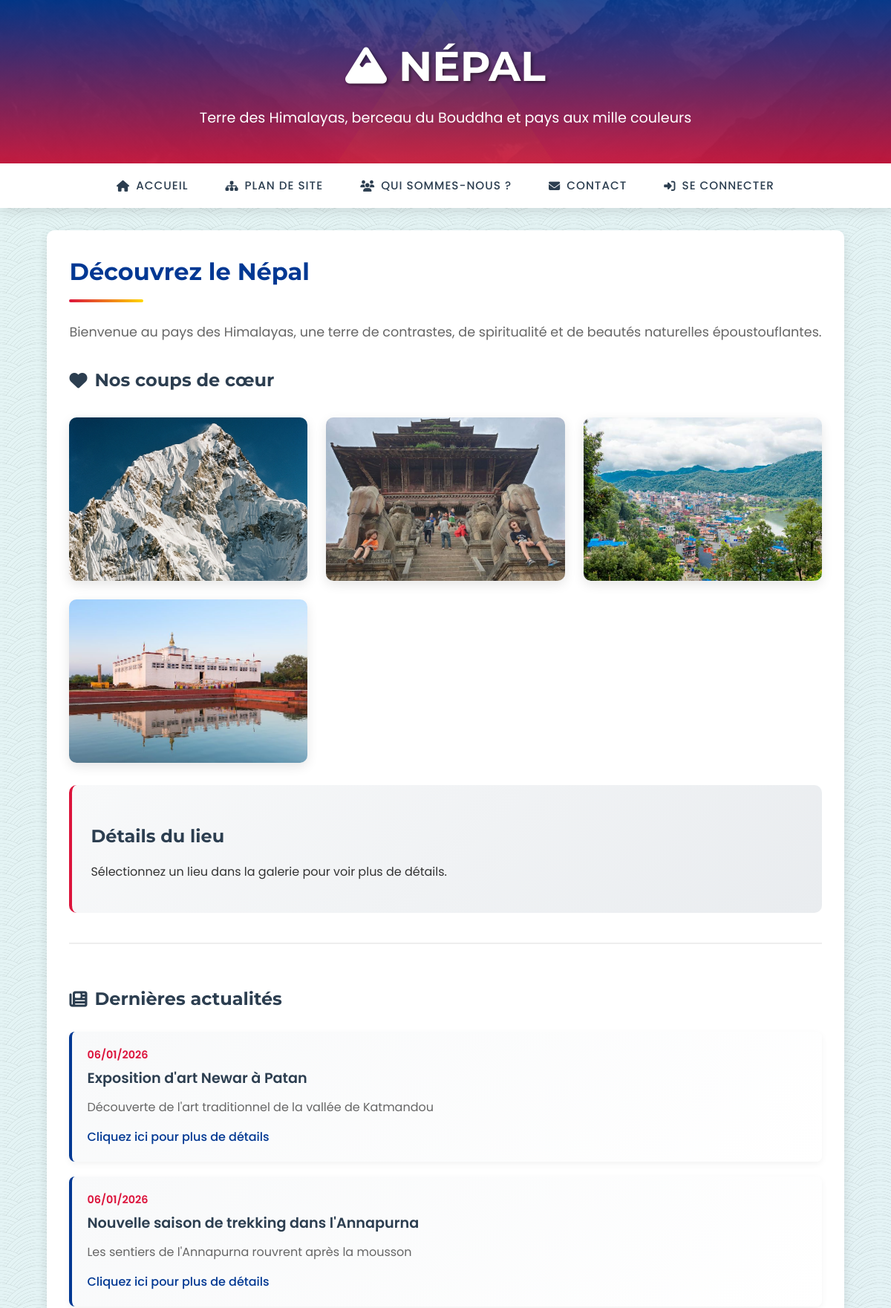
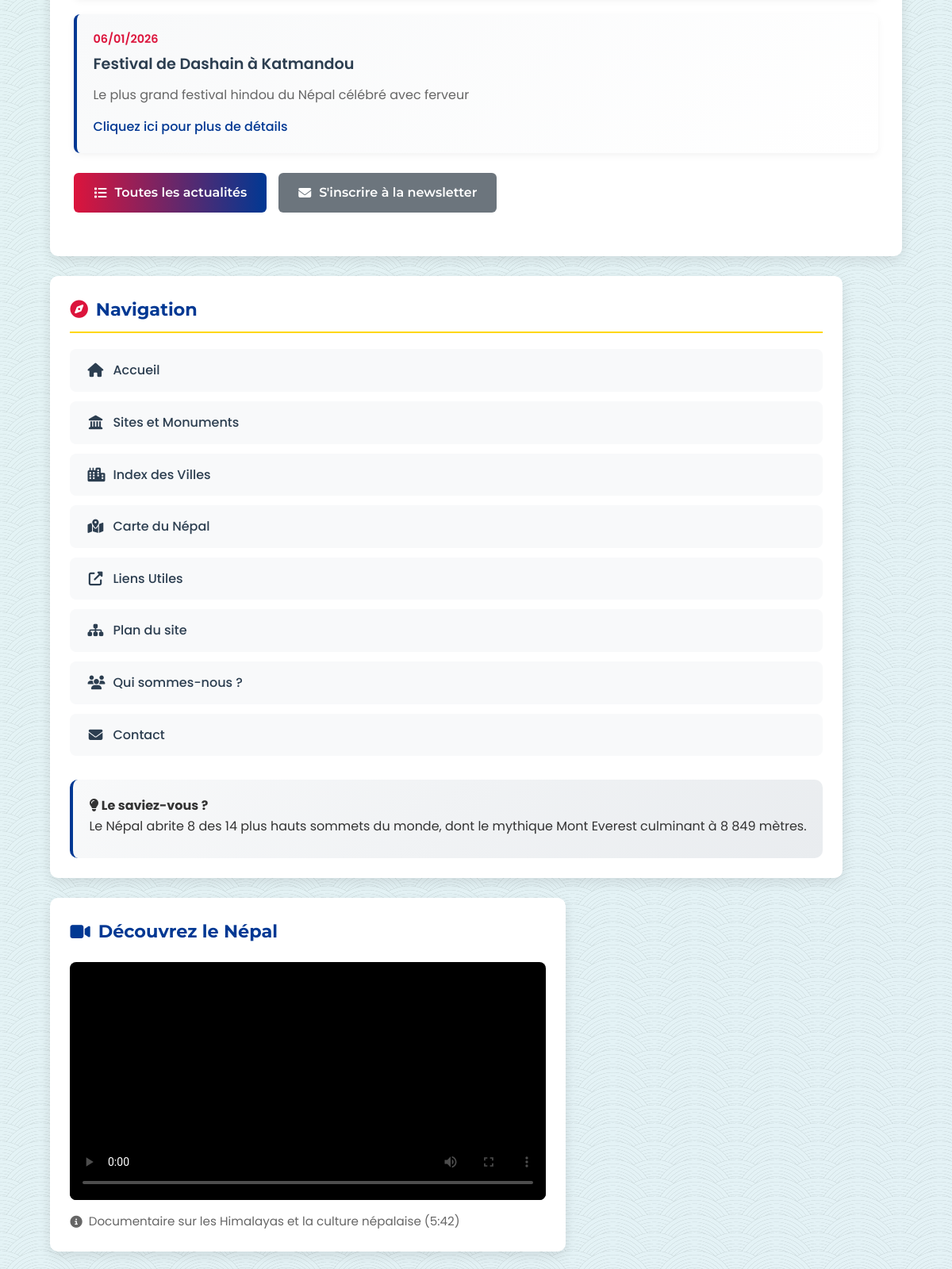
The page / (upper part) on the database its author committed (2 pictures, top to bottom).
### tables this page shows
CREATE TABLE news (
    news_id INT AUTO_INCREMENT PRIMARY KEY,
    titre VARCHAR(255) NOT NULL,
    resume TEXT NOT NULL,
    contenu TEXT NOT NULL,
    date_publication DATETIME DEFAULT CURRENT_TIMESTAMP,
    image_url VARCHAR(500) NULL,
    created_at TIMESTAMP DEFAULT CURRENT_TIMESTAMP
);

### includes/functions.php (called while the page is built, shortened)
<?php
function shortenText($text, $length = 100) {
    if (strlen($text) <= $length) {
        return $text;
    }
    $shortened = substr($text, 0, $length);
    return $shortened . '...';
}
function formatDate($date, $format = 'd/m/Y') {
    $timestamp = strtotime($date);
    return date($format, $timestamp);
}
?>

### index.php (the view, shortened to what this page needs)
<?php
require_once 'includes/header.php';
require_once 'includes/functions.php';
try {
    $stmt = $conn->prepare("SELECT * FROM news ORDER BY date_publication DESC LIMIT 3");
    $stmt->execute();
    $news = $stmt->fetchAll(PDO::FETCH_ASSOC);
} catch(PDOException $e) {
    $error = "Erreur lors de la récupération des actualités: " . $e->getMessage();
}
?>
<main class="main-content">
    <h2 class="section-title">Découvrez le Népal</h2>
    <p class="section-description">Bienvenue au pays des Himalayas, une terre de contrastes, de spiritualité et de beautés naturelles époustouflantes.</p>
    <div class="section-gallery">
        <h3 class="section-subtitle"><i class="fas fa-heart"></i> Nos coups de cœur</h3>
        <div class="gallery">
            <div class="gallery-item" data-location="everest">
                <img src="assets/images/everest.png" alt="Everest" class="gallery-img">
            </div>
            <div class="gallery-item" data-location="katmandou">
                <img src="assets\images\Accueil\katmandou.jpg" alt="Katmandou" class="gallery-img">
            </div>
            <div class="gallery-item" data-location="pokhara">
                <img src="assets\images\Accueil\Pokhara.jpg" alt="Pokhara" class="gallery-img">
            </div>
            <div class="gallery-item" data-location="lumbini">
                <img src="assets\images\Accueil\lumbini.jpg" alt="Lumbini" class="gallery-img">
            </div>
        </div>
    </div>
    <div class="location-detail" id="locationDetail">
        <h3 class="section-subtitle">Détails du lieu</h3>
        <div class="detail-content">
            <p>Sélectionnez un lieu dans la galerie pour voir plus de détails.</p>
        </div>
    </div>
    <div class="newsletter-section">
        <h3 class="section-subtitle"><i class="fas fa-newspaper"></i> Dernières actualités</h3>
        <div class="news-list">
            <?php if(isset($news) && count($news) > 0): ?>
                <?php foreach($news as $item): ?>
                    <div class="news-item">
                        <div class="news-date"><?php echo formatDate($item['date_publication'], 'd/m/Y'); ?></div>
                        <div class="news-title"><?php echo htmlspecialchars($item['titre']); ?></div>
                        <div class="news-resume"><?php echo shortenText($item['resume'], 150); ?></div>
                        <a href="news_details.php?id=<?php echo $item['news_id']; ?>" class="news-link">Cliquez ici pour plus de détails</a>
                    </div>
                <?php endforeach; ?>
            <?php else: ?>
                <p>Aucune actualité pour le moment.</p>
            <?php endif; ?>
        </div>
        <div class="news-actions">
            <a href="all_news.php" class="btn btn-primary"><i class="fas fa-list"></i> Toutes les actualités</a>
            <button class="btn btn-secondary" id="showSubscribeForm"><i class="fas fa-envelope"></i> S'inscrire à la newsletter</button>
        </div>
    </div>
</main>
<aside class="right-sidebar">
    <div class="video-container">
        <h3 class="video-title"><i class="fas fa-video"></i> Découvrez le Népal</h3>
        <div class="video-wrapper">
            <video id="nepalVideo" width="100%" height="300" poster="https://images.unsplash.com/photo-1528181304800-259b08848526?ixlib=rb-4.0.3&auto=format&fit=crop&w=600&q=80" controls>
                <source src="assets/videos/nepal-documentaire.mp4" type="video/mp4">
            </video>
        </div>
        <p class="video-description">
            <i class="fas fa-info-circle"></i> Documentaire sur les Himalayas et la culture népalaise (5:42)
        </p>
    </div>
</aside>
<?php require_once 'includes/footer.php'; ?>

### includes/header.php (shortened to what this page needs)
<!DOCTYPE html>
<html lang="fr">
<head>
    <link rel="stylesheet" href="https://cdnjs.cloudflare.com/ajax/libs/font-awesome/6.4.0/css/all.min.css">
    <link rel="stylesheet" href="<?php echo SITE_URL; ?>style.css">
</head>
<body>
    <header class="banner">
        <div class="banner-content">
            <h1><i class="fas fa-mountain"></i> NÉPAL</h1>
            <p>Terre des Himalayas, berceau du Bouddha et pays aux mille couleurs</p>
        </div>
    </header>
    <nav class="main-menu">
        <div class="menu-container">
            <a href="<?php echo SITE_URL; ?>" class="menu-item"><i class="fas fa-home"></i> Accueil</a>
            <a href="<?php echo SITE_URL; ?>pages/plan.php" class="menu-item"><i class="fas fa-sitemap"></i> Plan de site</a>
            <a href="<?php echo SITE_URL; ?>pages/about.php" class="menu-item"><i class="fas fa-users"></i> Qui sommes-nous ?</a>
            <a href="<?php echo SITE_URL; ?>pages/contact.php" class="menu-item"><i class="fas fa-envelope"></i> Contact</a>
            <?php if(isset($_SESSION['admin_logged_in']) && $_SESSION['admin_logged_in'] === true): ?>
                <a href="<?php echo SITE_URL; ?>admin/dashboard.php" class="menu-item" style="color: #FFD700;">
                    <i class="fas fa-cog"></i> Admin
                </a>
                <a href="<?php echo SITE_URL; ?>admin/logout.php" class="menu-item" style="color: #FF6B6B;">
                    <i class="fas fa-sign-out-alt"></i> Déconnexion
                </a>
            <?php else: ?>
                <a href="<?php echo SITE_URL; ?>admin/login.php" class="menu-item">
                    <i class="fas fa-sign-in-alt"></i> Se connecter
                </a>
            <?php endif; ?>
        </div>
    </nav>
    <div class="main-container">
        <?php include __DIR__ . '/sidebar.php'; ?>

### includes/sidebar.php
<?php
$current_file = basename($_SERVER['PHP_SELF']);
?>
<aside class="left-sidebar">
    <h3 class="sidebar-title"><i class="fas fa-compass"></i> Navigation</h3>
    <ul class="sidebar-menu">
        <li class="sidebar-item">
            <a href="<?php echo SITE_URL; ?>index.php" class="sidebar-link <?php echo $current_file == 'index.php' ? 'active' : ''; ?>">
                <i class="fas fa-home"></i>
                Accueil
            </a>
        </li>
        <li class="sidebar-item">
            <a href="<?php echo SITE_URL; ?>pages/monuments.php" class="sidebar-link <?php echo $current_file == 'monuments.php' ? 'active' : ''; ?>">
                <i class="fas fa-landmark"></i>
                Sites et Monuments
            </a>
        </li>
        <li class="sidebar-item">
            <a href="<?php echo SITE_URL; ?>pages/cities.php" class="sidebar-link <?php echo $current_file == 'cities.php' ? 'active' : ''; ?>">
                <i class="fas fa-city"></i>
                Index des Villes
            </a>
        </li>
        <li class="sidebar-item">
            <a href="<?php echo SITE_URL; ?>pages/map.php" class="sidebar-link <?php echo $current_file == 'map.php' ? 'active' : ''; ?>">
                <i class="fas fa-map-marked-alt"></i>
                Carte du Népal
            </a>
        </li>
        <li class="sidebar-item">
            <a href="<?php echo SITE_URL; ?>pages/links.php" class="sidebar-link <?php echo $current_file == 'links.php' ? 'active' : ''; ?>">
                <i class="fas fa-external-link-alt"></i>
                Liens Utiles
            </a>
        </li>
        <li class="sidebar-item">
            <a href="<?php echo SITE_URL; ?>pages/plan.php" class="sidebar-link <?php echo $current_file == 'plan.php' ? 'active' : ''; ?>">
                <i class="fas fa-sitemap"></i>
                Plan du site
            </a>
        </li>
        <li class="sidebar-item">
            <a href="<?php echo SITE_URL; ?>pages/about.php" class="sidebar-link <?php echo $current_file == 'about.php' ? 'active' : ''; ?>">
                <i class="fas fa-users"></i>
                Qui sommes-nous ?
            </a>
        </li>
        <li class="sidebar-item">
            <a href="<?php echo SITE_URL; ?>pages/contact.php" class="sidebar-link <?php echo $current_file == 'contact.php' ? 'active' : ''; ?>">
                <i class="fas fa-envelope"></i>
                Contact
            </a>
        </li>
    </ul>
    <div class="sidebar-info">
        <h4><i class="fas fa-lightbulb"></i> Le saviez-vous ?</h4>
        <p>Le Népal abrite 8 des 14 plus hauts sommets du monde, dont le mythique Mont Everest culminant à 8 849 mètres.</p>
    </div>
</aside>

### includes/footer.php (shortened to what this page needs)
    </div>
</body>
</html>

### rows shown on the page
news: date_publication "06/01/2026", titre "Exposition d'art Newar à Patan", resume "Découverte de l'art traditionnel de la vallée de Katmandou"
news: date_publication "06/01/2026", titre "Nouvelle saison de trekking dans l'Annapurna", resume "Les sentiers de l'Annapurna rouvrent après la mousson"
news: date_publication "06/01/2026", titre "Festival de Dashain à Katmandou", resume "Le plus grand festival hindou du Népal célébré avec ferveur"
